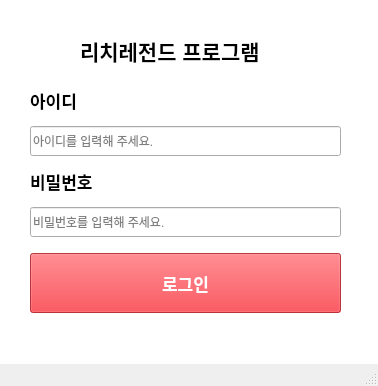
<?xml version="1.0" encoding="UTF-8"?>
<ui version="4.0">
 <class>MainWindow</class>
 <widget class="QMainWindow" name="MainWindow">
  <property name="geometry">
   <rect>
    <x>0</x>
    <y>0</y>
    <width>378</width>
    <height>386</height>
   </rect>
  </property>
  <property name="windowTitle">
   <string>MainWindow</string>
  </property>
  <widget class="QWidget" name="centralwidget">
   <widget class="QWidget" name="gridLayoutWidget">
    <property name="geometry">
     <rect>
      <x>30</x>
      <y>80</y>
      <width>311</width>
      <height>233</height>
     </rect>
    </property>
    <layout class="QGridLayout" name="gridLayout">
     <item row="2" column="0">
      <widget class="QLabel" name="label_3">
       <property name="font">
        <font>
         <pointsize>13</pointsize>
         <bold>true</bold>
        </font>
       </property>
       <property name="text">
        <string>비밀번호</string>
       </property>
      </widget>
     </item>
     <item row="1" column="0">
      <widget class="QLineEdit" name="lineEdit">
       <property name="minimumSize">
        <size>
         <width>0</width>
         <height>30</height>
        </size>
       </property>
       <property name="placeholderText">
        <string>아이디를 입력해 주세요.</string>
       </property>
      </widget>
     </item>
     <item row="3" column="0">
      <widget class="QLineEdit" name="lineEdit_2">
       <property name="minimumSize">
        <size>
         <width>0</width>
         <height>30</height>
        </size>
       </property>
       <property name="placeholderText">
        <string>비밀번호를 입력해 주세요.</string>
       </property>
      </widget>
     </item>
     <item row="0" column="0">
      <widget class="QLabel" name="label_2">
       <property name="font">
        <font>
         <pointsize>13</pointsize>
         <bold>true</bold>
        </font>
       </property>
       <property name="text">
        <string>아이디</string>
       </property>
      </widget>
     </item>
     <item row="5" column="0">
      <widget class="QPushButton" name="pushButton">
       <property name="minimumSize">
        <size>
         <width>0</width>
         <height>60</height>
        </size>
       </property>
       <property name="font">
        <font>
         <pointsize>13</pointsize>
         <bold>true</bold>
        </font>
       </property>
       <property name="styleSheet">
        <string notr="true">background-color:rgba(232,30,37,0.8);
color:white;</string>
       </property>
       <property name="text">
        <string>로그인</string>
       </property>
      </widget>
     </item>
     <item row="4" column="0">
      <spacer name="horizontalSpacer">
       <property name="orientation">
        <enum>Qt::Orientation::Horizontal</enum>
       </property>
       <property name="sizeType">
        <enum>QSizePolicy::Policy::Preferred</enum>
       </property>
       <property name="sizeHint" stdset="0">
        <size>
         <width>40</width>
         <height>10</height>
        </size>
       </property>
      </spacer>
     </item>
    </layout>
   </widget>
   <widget class="QLabel" name="label">
    <property name="geometry">
     <rect>
      <x>0</x>
      <y>0</y>
      <width>391</width>
      <height>411</height>
     </rect>
    </property>
    <property name="styleSheet">
     <string notr="true">background-color:white;</string>
    </property>
    <property name="text">
     <string/>
    </property>
   </widget>
   <widget class="QLabel" name="label_4">
    <property name="geometry">
     <rect>
      <x>80</x>
      <y>30</y>
      <width>211</width>
      <height>41</height>
     </rect>
    </property>
    <property name="font">
     <font>
      <pointsize>16</pointsize>
      <bold>true</bold>
     </font>
    </property>
    <property name="text">
     <string>리치레전드 프로그램</string>
    </property>
   </widget>
   <zorder>label</zorder>
   <zorder>gridLayoutWidget</zorder>
   <zorder>label_4</zorder>
  </widget>
  <widget class="QMenuBar" name="menubar">
   <property name="geometry">
    <rect>
     <x>0</x>
     <y>0</y>
     <width>378</width>
     <height>22</height>
    </rect>
   </property>
  </widget>
  <widget class="QStatusBar" name="statusbar"/>
 </widget>
 <resources/>
 <connections/>
</ui>
